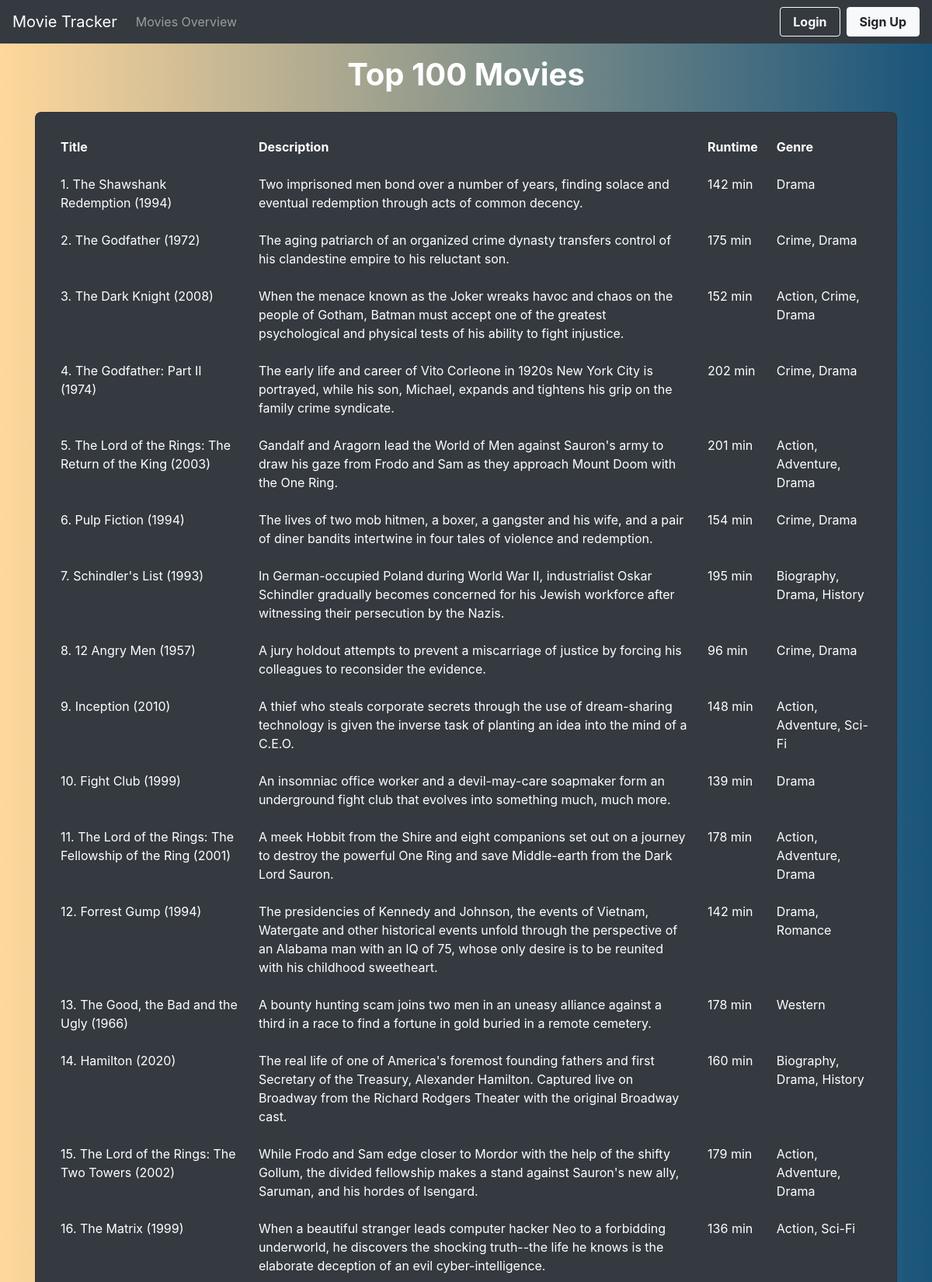
The page / (upper part) on the database its author committed.
### app/models.py (models this page shows, shortened)
class Movie(db.Model):
    __tablename__ = "movieTable"
    movieId = db.Column(db.Integer, primary_key=True)
    title = db.Column(db.String(50), index=True, unique=True)
    description = db.Column(db.String(300))
    duration = db.Column(db.String(8))
    genre = db.Column(db.String(20))
    parents = db.relationship('Watched', back_populates='movie')

### app/views.py (the view)
@app.route('/', methods=['GET', 'POST'])
def moviesOverview():
    logging.info('moviesOverview accessed')
    cursor = db.engine.execute('SELECT * FROM movieTable')
    items = cursor.fetchall()
    logging.info('Movies table successfully loaded')
    return render_template('moviesOverview.html', title='Top Movies Tracker', items=items)

### app/templates/moviesOverview.html
{% extends "base.html" %}
  {% block content %}
    <div class="container">
      <div class="row justify-content-center my-3">
        <h1 class="text-white font-weight-bold">Top 100 Movies</h1>
      </div>
      <div class="row justify-content-center">
        <div class="col-12">
          <div class="card bg-dark shadow-2-strong" style="border-radius: .5rem;">
            <div class="card-body">
              <div class="table-responsive">
                <table class="table table-borderless mb-0 table-hover text-white">
                  <thead class="thead-dark">
                    <tr>
                      <th scope="col">Title</th>
                      <th scope="col">Description</th>
                      <th scope="col">Runtime</th>
                      <th scope="col">Genre</th>
                    </tr>
                  </thead>
                  <tbody>
                    {% for item in items %}
                    <tr>
                      <td>{{item[1]}}</td>
                      <td>{{item[2]}}</td>
                      <td>{{item[3]}}</td>
                      <td>{{item[4]}}</td>
                    </tr>
                    {% endfor %}
                  </tbody>
                </table>
              </div>
            </div>
          </div>
        </div>
      </div>
    </div>
  {% endblock %}

### app/templates/base.html (shortened to what this page needs)
<!DOCTYPE html>
<html>
    <head>
      <link rel="stylesheet" href="https://stackpath.bootstrapcdn.com/bootstrap/4.2.1/css/bootstrap.min.css">
      <link rel="stylesheet" type="text/css" href="https://cdn.jsdelivr.net/npm/cookieconsent@3/build/cookieconsent.min.css" />
    </head>
    <body style="background: linear-gradient(to right, rgba(255, 216, 155, 1), rgba(25, 84, 123, 1))">
      <nav class="navbar navbar-expand-sm navbar-dark bg-dark">
        <a class="navbar-brand" href="/">Movie Tracker</a>
        <div class="collapse navbar-collapse" id="navbarSupportedContent">
          <ul class="navbar-nav mr-auto">
            <li class="nav-item"><a class="nav-link" href="/">Movies Overview<span class="sr-only">(current)</span></a></li>
          </ul>
          {% if not current_user.is_authenticated %}
            <div class="d-flex">
              <a class="btn btn-outline-light mr-2 px-3 font-weight-bold" href="/login" role="button">Login</a>
            </div>
            <div class="d-flex">
              <a class="btn btn-light px-3 font-weight-bold" href="/registration" role="button">Sign Up</a>
            </div>
          {% endif %}
        </div>
      </nav>
      <div class="d-flex justify-content-center">
        {% block content %}{% endblock %}
      </div>
    </body>
  </html>

### rows shown on the page
Movie: Title "1. The Shawshank Redemption (1994)", Description "Two imprisoned men bond over a number of years, finding solace and eventual redemption through acts of common decency.", Duration "142 min", Genre "Drama"
Movie: Title "2. The Godfather (1972)", Description "The aging patriarch of an organized crime dynasty transfers control of his clandestine empire to his reluctant son.", Duration "175 min", Genre "Crime, Drama"
Movie: Title "3. The Dark Knight (2008)", Description "When the menace known as the Joker wreaks havoc and chaos on the people of Gotham, Batman must accept one of the greatest psychological and physical tests of his ability to fight injustice.", Duration "152 min", Genre "Action, Crime, Drama"
Movie: Title "4. The Godfather: Part II (1974)", Description "The early life and career of Vito Corleone in 1920s New York City is portrayed, while his son, Michael, expands and tightens his grip on the family crime syndicate.", Duration "202 min", Genre "Crime, Drama"
Movie: Title "5. The Lord of the Rings: The Return of the King (2003)", Description "Gandalf and Aragorn lead the World of Men against Sauron's army to draw his gaze from Frodo and Sam as they approach Mount Doom with the One Ring.", Duration "201 min", Genre "Action, Adventure, Drama"
Movie: Title "6. Pulp Fiction (1994)", Description "The lives of two mob hitmen, a boxer, a gangster and his wife, and a pair of diner bandits intertwine in four tales of violence and redemption.", Duration "154 min", Genre "Crime, Drama"
Movie: Title "7. Schindler's List (1993)", Description "In German-occupied Poland during World War II, industrialist Oskar Schindler gradually becomes concerned for his Jewish workforce after witnessing their persecution by the Nazis.", Duration "195 min", Genre "Biography, Drama, History"
Movie: Title "8. 12 Angry Men (1957)", Description "A jury holdout attempts to prevent a miscarriage of justice by forcing his colleagues to reconsider the evidence.", Duration "96 min", Genre "Crime, Drama"
Movie: Title "9. Inception (2010)", Description "A thief who steals corporate secrets through the use of dream-sharing technology is given the inverse task of planting an idea into the mind of a C.E.O.", Duration "148 min", Genre "Action, Adventure, Sci-Fi"
Movie: Title "10. Fight Club (1999)", Description "An insomniac office worker and a devil-may-care soapmaker form an underground fight club that evolves into something much, much more.", Duration "139 min", Genre "Drama"
Movie: Title "11. The Lord of the Rings: The Fellowship of the Ring (2001)", Description "A meek Hobbit from the Shire and eight companions set out on a journey to destroy the powerful One Ring and save Middle-earth from the Dark Lord Sauron.", Duration "178 min", Genre "Action, Adventure, Drama"
Movie: Title "12. Forrest Gump (1994)", Description "The presidencies of Kennedy and Johnson, the events of Vietnam, Watergate and other historical events unfold through the perspective of an Alabama man with an IQ of 75, whose only desire is to be reunited with his childhood sweetheart.", Duration "142 min", Genre "Drama, Romance"
Movie: Title "13. The Good, the Bad and the Ugly (1966)", Description "A bounty hunting scam joins two men in an uneasy alliance against a third in a race to find a fortune in gold buried in a remote cemetery.", Duration "178 min", Genre "Western"
Movie: Title "14. Hamilton (2020)", Description "The real life of one of America's foremost founding fathers and first Secretary of the Treasury, Alexander Hamilton. Captured live on Broadway from the Richard Rodgers Theater with the original Broadway cast.", Duration "160 min", Genre "Biography, Drama, History"
Movie: Title "15. The Lord of the Rings: The Two Towers (2002)", Description "While Frodo and Sam edge closer to Mordor with the help of the shifty Gollum, the divided fellowship makes a stand against Sauron's new ally, Saruman, and his hordes of Isengard.", Duration "179 min", Genre "Action, Adventure, Drama"
Movie: Title "16. The Matrix (1999)", Description "When a beautiful stranger leads computer hacker Neo to a forbidding underworld, he discovers the shocking truth--the life he knows is the elaborate deception of an evil cyber-intelligence.", Duration "136 min", Genre "Action, Sci-Fi"
